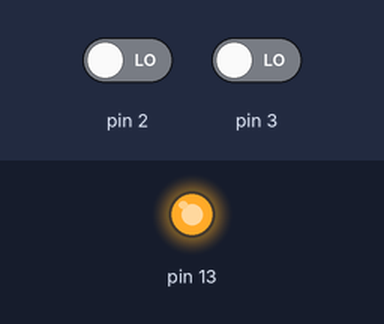
Recording of a sketch running on a simulated Arduino Uno, built with avr-gcc and run on an emulated ATmega328P. Parts: output pins drawn as LEDs (lit = HIGH). The test bench sets the inputs (shaded band); at power-on: pin 3 LOW, pin 2 LOW.

Above: at 1.2 s.
1.3 s: pin 3 driven HIGH
At 1.9 s:
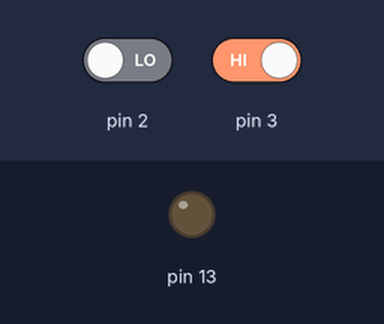
2.8 s: pin 2 driven HIGH
At 4.2 s:
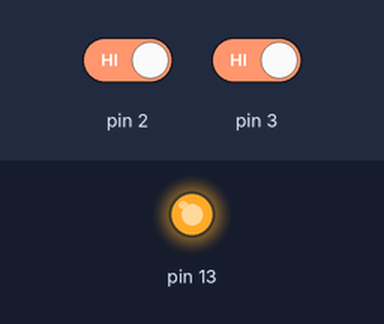
Timing chart, 0 to 5.8 s (numbered marks = the images above; inputs shaded):
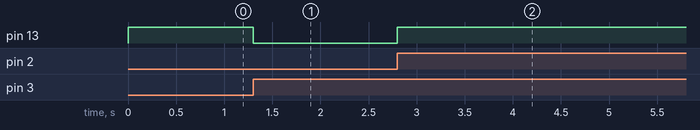

The sketch:

tutorial_intreruperi_registre.ino
```cpp
void setup() {
  DDRB|=(1<<DDB5);//PB5 output
  SREG|=(1<<7);
  //sei(); prebuit funtion into arduino
  EIMSK |=(1<<INT0)|(1<<INT1);
  EICRA |=(1<<ISC11)|(1<<ISC10)|(1<<ISC01)|(1<<ISC00);
}

void loop() {
  // put your main code here, to run repeatedly:

}

ISR(INT0_vect){
PORTB|=(1<<PB5);

}//introp handler

ISR(INT1_vect){
PORTB&=(~(1<<PB5));
}
```

Measured:
- after the input at 1.3 s, pin 13: HIGH → LOW at once
- after the input at 2.8 s, pin 13: LOW → HIGH at once
